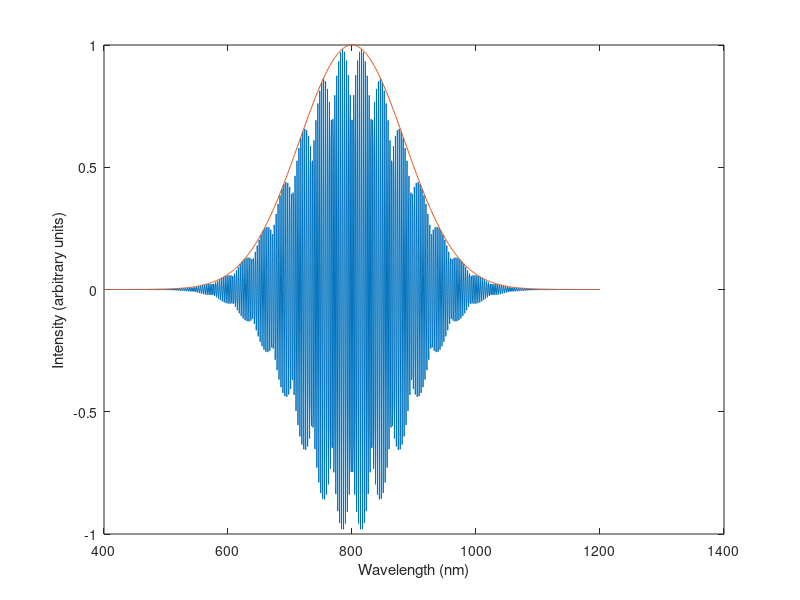

Recreate this plot in MATLAB. (Note: this script raises an error after producing the figure.)
%---Calculate number of cycles for a given pulse---
clear all
lambda = 800.;                 % in nm
lambda = lambda*1e-9;         % in m
bandw = 200;                % Pulse bandwidth in nm
bandw = bandw*1e-9;           % in m
N = 1024;                     % Number of points in the pulse
NN = 2^19;                    % Number of points in the Fourier result
c = 299792458;                % Speed of light in m/s
ph = 0;                       % Instanteneous pulse phase
wc = (2.*pi*c)/lambda;        % Center Frequency of Laser pulse
FWHM1 = 1e15*(lambda^2)/(c*bandw);  % Time FWHM in fs
offset = lambda - 2.*bandw;
start = 0.;
stop = 4.*bandw;
w = linspace(start,stop,N);
dw = w(2)-w(1);
w0 = (stop - start)/2.;
gaun1 = exp(-4*log(2.)*((w-w0)/bandw).^2);
gaun = gaun1.*(cos(wc*(w-w0)+ph));
ww = (w+offset)*1e9;                      % in nm (for plotting)
%---------------------------------------------------------
figure(1)
plot(ww, gaun, ww, gaun1);
xlabel('Wavelength (nm)');
ylabel('Intensity (arbitrary units)');
%---------------------------------------------------------
gau = fftshift(fft(gaun1,NN));
t = (1:NN);   
[FWHM,xmin] = fwhm(t,gau);
peakpt = xmin + round(FWHM/2);
start = peakpt - 2*FWHM;
stop = peakpt + 2*FWHM;
gauf1 = abs(gau(start:stop));
Nf = length(gauf1);
tt = t(start:stop);
dt = FWHM1/FWHM;
tt = dt*(tt - tt(1));
tt0 = (tt(Nf)-tt(1))/2.;
gauf = gauf1.*(cos(wc*((tt-tt0)*1e-15)+ph));
%---------------------------------------------------------------
figure(2)
plot(tt, gauf, tt, gauf1), grid on;
xlabel('Time (fs)');
ylabel('Intensity (arbitrary units)');
title(sprintf('Pulse in Time Domain with FWHM = %d fs',FWHM1));
%---------------------------------------------------------------
nct = round((FWHM1*1e-15)*wc/(2.*pi));     % Number of cycles in time FWHM
display(FWHM1)
display(nct)